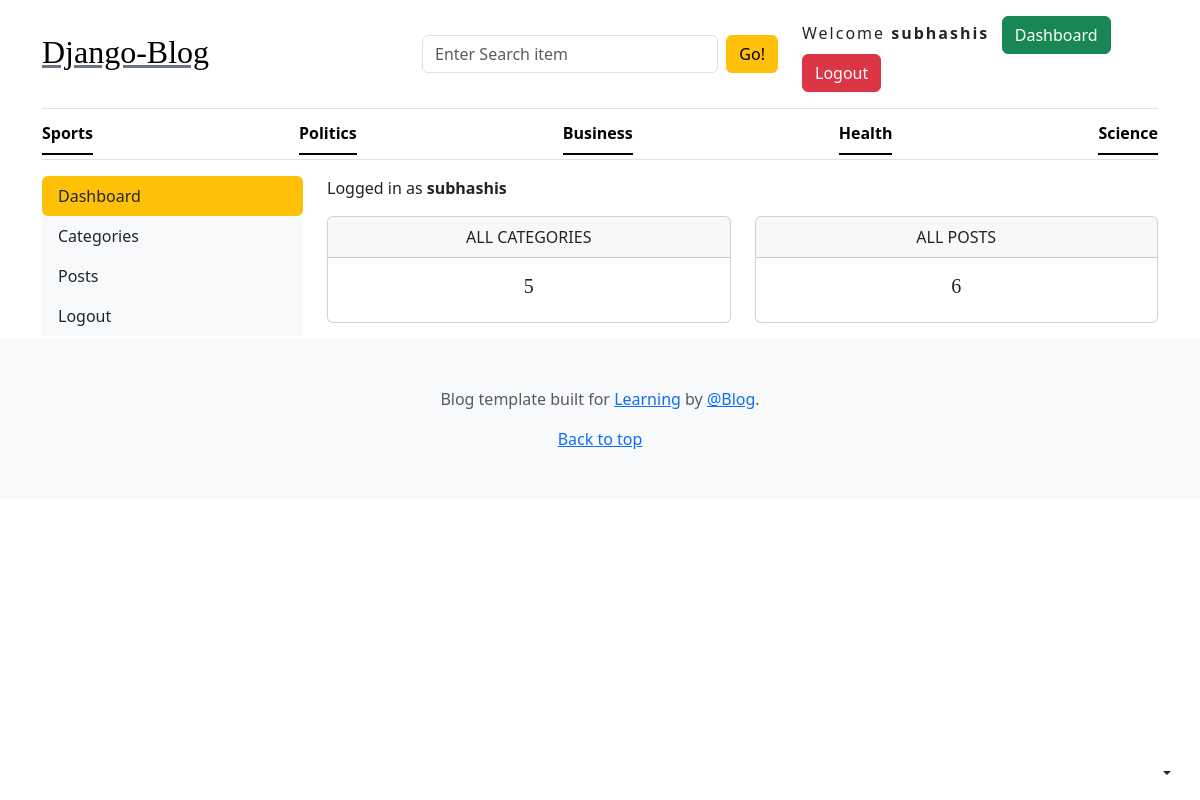
The page /dashboard/ (signed in) on the database as committed earlier.
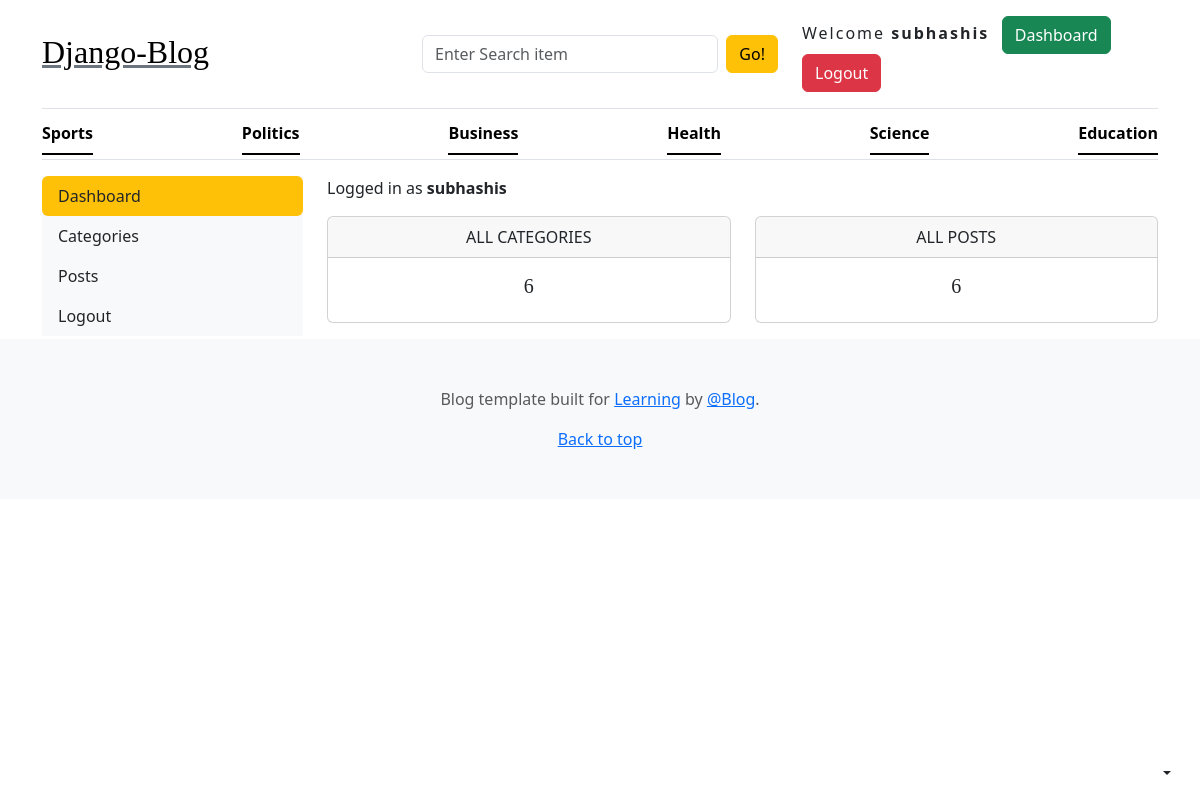
The same page on the database as committed later.
### blogs_app/models.py (models this page shows, shortened)
class category(models.Model):
    category=models.CharField(max_length=50)
    created_at=models.DateTimeField(auto_now_add=True)
    updated_at=models.DateTimeField(auto_now=True)
    class Meta:
        verbose_name_plural='Categories'

### dashboard/views.py (the view)
# urls.py: path('',views.dash,name='dashboard'),
@login_required(login_url='login')
def dash(request):
    category_count=category.objects.all().count()
    blog_count=Blog.objects.all().count()
    return render(request,"dashboard.html",{'cc':category_count,'bc':blog_count})

### blogs_app/context_processors.py (called while the page is built)
def get_category(request):
    categories=category.objects.all()
    return dict(categories=categories)

def get_social(request):
    social=Social.objects.all()
    return dict(social=social)

### templates/dashboard.html
{% extends 'base.html' %}
{% block content %}
<div class="container">
    <div class="row">
    {% include 'sidebar.html' %}
<div class="col-md-9">
        <span class="d-inline-block mb-3">Logged in as <b>{{ user }}</b></span>
        <div class="row">
            <div class="col">
                <div class="card border-default mb-3">
                    <div class="card-header text-center text-uppercase font-weight-bold">All Categories</div>
                    <div class="card-body text-dark">
                        <h5 class="card-title text-center"> {{cc}}</h5>
                    </div>
                </div>
            </div>
            <div class="col">
                <div class="card border-default mb-3">
                    <div class="card-header text-center text-uppercase font-weight-bold">All posts</div>
                    <div class="card-body text-dark">
                        <h5 class="card-title text-center">{{bc}}</h5>
                    </div>
                </div>
            </div>
        </div>
    </div>
</div>
</div>
{% endblock content %}

### templates/base.html (shortened to what this page needs)
{% load static %}
<!DOCTYPE html>
<html lang="en">
<head>
  <link rel="stylesheet" href="https://cdn.jsdelivr.net/npm/bootstrap@5.3.8/dist/css/bootstrap.min.css">
  <link rel="stylesheet" href="/static/css/blog.css">
  <link rel="stylesheet" href="https://cdnjs.cloudflare.com/ajax/libs/font-awesome/7.0.1/css/all.min.css"
 />
</head>
<body>
  <div class="dropdown position-fixed bottom-0 end-0 mb-3 me-3 bd-mode-toggle">
    <button class="btn btn-bd-primary py-2 dropdown-toggle d-flex align-items-center" id="bd-theme" type="button"
      aria-expanded="false" data-bs-toggle="dropdown" aria-label="Toggle theme (auto)">
    </button>
  </div>
  <div class="container">
    <header class="border-bottom lh-1 py-3">
      <div class="row flex-nowrap justify-content-between align-items-center">
        <div class="col-4 pt-1">
          <h2> <a class="link-secondary text-black" href="{% url 'home' %}">Django-Blog</a></h2>
        </div>
        <div class="col-12 col-md-4">
          <form action="{% url 'search' %}" method="get" class="d-flex flex-column flex-sm-row gap-2">
            <input type="text" name="keyword" id="keyword" placeholder="Enter Search item" class="form-control">
            <button type="submit" class="btn btn-warning flex-shrink-0" id="button-search">
              Go!
            </button>
          </form>
        </div>
        <div class="col-12 col-md-4">
          <div class="d-flex justify-content-center justify-content-md-end gap-2">
            {% if not request.user.is_authenticated %}
            <a class="btn btn-outline-danger" href="{% url 'registration' %}">Register</a>
            <a class="btn btn-outline-success" href="{% url 'login' %}">Login</a>
            {% else %}
            <div>
              <span style="letter-spacing: 2px;">Welcome <B>{{request.user}}</B></span> &nbsp;
              {% if request.user.is_superuser or request.user.is_staff %}
              <span><a href="{% url 'dashboard' %}" class="btn btn-success">Dashboard</a></span>
              {% endif %}
              <span><a href="{% url 'logout' %}" class="btn btn-danger">Logout</a></span>
            </div>
            {% endif %}
          </div>
        </div>
      </div>
    </header>
    <div class="nav-scroller py-1 mb-3 border-bottom">
      <nav class="nav nav-underline justify-content-between">
        {% for i in categories %}
        <a class="nav-item nav-link link-body-emphasis active" href="{% url 'posts_category' i.id %}">{{i.category}}</a>
        {% endfor %}
      </nav>
    </div>
  </div>
  {% block content %}
  {% endblock %}
  <footer class="py-5 text-center text-body-secondary bg-body-tertiary">
    <p>
      Blog template built for
      <a href="https://getbootstrap.com/">Learning</a> by
      <a href="https://x.com/mdo">@Blog</a>.
    </p>
    <p class="mb-0"><a href="#">Back to top</a></p>
  </footer>
</body>
</html>

Rows that differ between the two databases and show on the page:
added category: category "Education"
Other text that changed with them:
{{ cc }}: "5" → "6"
